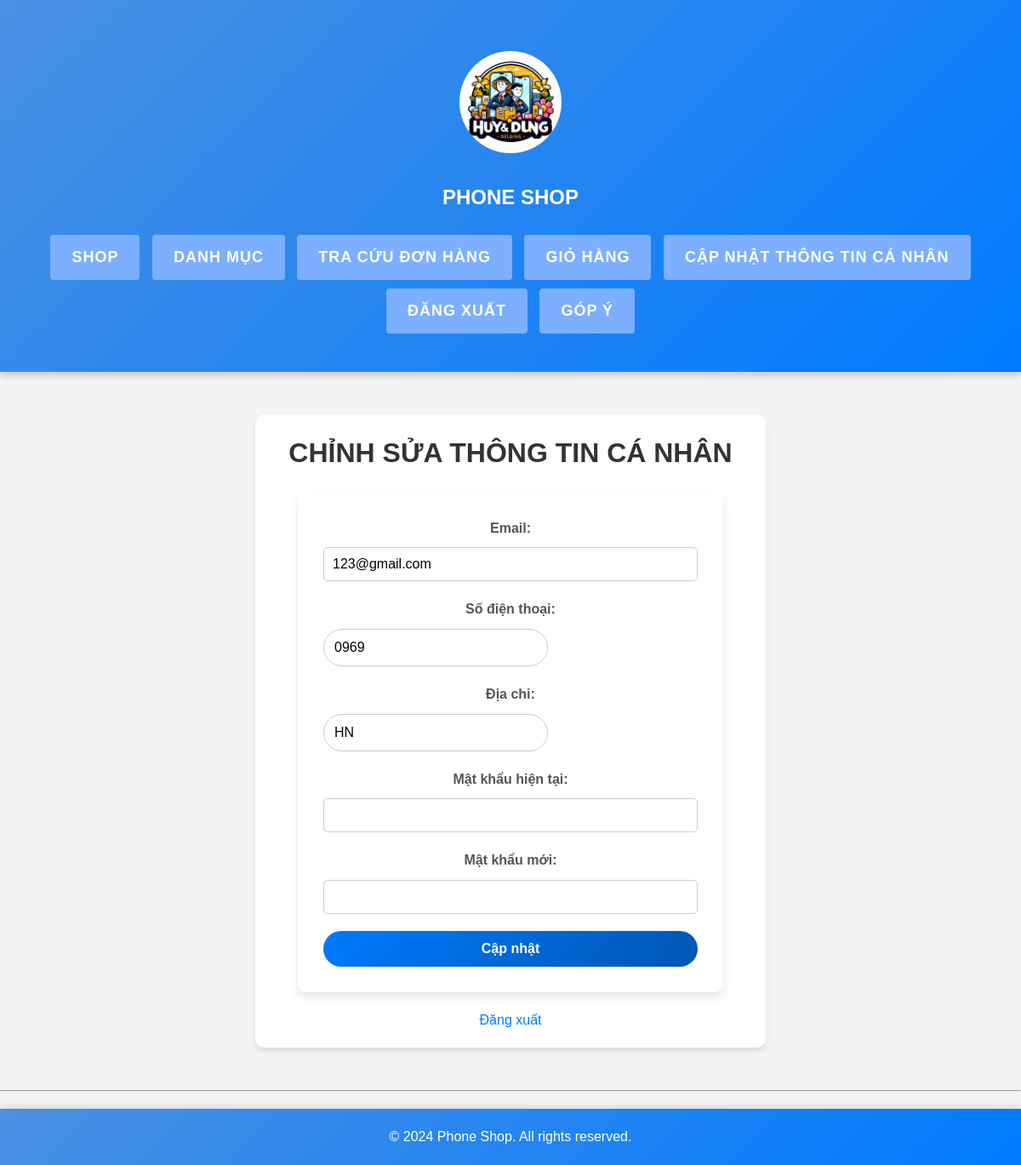
The app's page /phone_shop/profile.php (signed in) with its own data.
### tables this page shows
CREATE TABLE `users` (
  `user_id` int(11) NOT NULL,
  `username` varchar(50) NOT NULL,
  `password` varchar(255) NOT NULL,
  `email` varchar(100) NOT NULL,
  `created_at` timestamp NOT NULL DEFAULT current_timestamp(),
  `phone` varchar(15) DEFAULT NULL,
  `address` varchar(25) DEFAULT NULL
);

### phone_shop/profile.php (the view, shortened to what this page needs)
<?php
include '../phone_shop/includes/header.php';
$user_id = $_SESSION['user_id'];
$db = connect();
$stmt = $db->prepare("SELECT username, email, phone, address FROM users WHERE user_id = :user_id");
$stmt->bindParam(':user_id', $user_id, PDO::PARAM_INT);
$stmt->execute();
$user = $stmt->fetch(PDO::FETCH_ASSOC);
?>
<!DOCTYPE html>
<html lang="vi">
<head>
</head>
<body>
    <div class="container">
        <h2>Chỉnh sửa thông tin cá nhân</h2>
        <form method="post">
            <div class="form-group">
                <label for="email">Email:</label>
                <input type="email" name="email" id="email" value="<?php echo htmlspecialchars($user['email']); ?>" required>
            </div>
            <div class="form-group">
                <label for="phone">Số điện thoại:</label>
                <input type="text" name="phone" id="phone" value="<?php echo htmlspecialchars($user['phone']); ?>" required>
            </div>
            <div class="form-group">
                <label for="address">Địa chỉ:</label>
                <input type="text" name="address" id="address" value="<?php echo htmlspecialchars($user['address']); ?>" required>
            </div>
            <div class="form-group">
                <label for="password">Mật khẩu hiện tại:</label>
                <input type="password" name="password" id="password">
            </div>
            <div class="form-group">
                <label for="new_password">Mật khẩu mới:</label>
                <input type="password" name="new_password" id="new_password">
            </div>
            <button type="submit">Cập nhật</button>
        </form>
        <a href="logout.php">Đăng xuất</a>
    </div>
</body>
</html>
<?php include __DIR__ . '/includes/footer.php'; ?>

### phone_shop/assets/css/style.css (style rules this page uses)
* { margin: 0; padding: 0; box-sizing: border-box; font-family: Arial, sans-serif; }
body { background-color: #e9eef3; color: #333; line-height: 1.6; }
h2 { color: #333; font-size: 32px; margin-bottom: 20px; text-align: center; text-transform: uppercase; }
form { text-align: center; margin: 20px 0; }
form input[type="text"] { padding: 12px; width: 60%; border: 1px solid #ccc; border-radius: 25px; transition: box-shadow 0.3s ease; }
form button { padding: 12px 20px; background: linear-gradient(135deg, #7cafff, #5f98e3); color: #fff; border: none; border-radius: 25px; cursor: pointer; font-weight: bold; transition: background-color 0.3s ease, transform 0.2s ease; }
form { background: #fff; padding: 30px; border-radius: 10px; max-width: 500px; margin: 0 auto; box-shadow: 0 6px 12px rgba(0, 0, 0, 0.1); text-align: center; }
form input { display: block; width: 100%; padding: 12px; margin: 10px 0; border: 1px solid #ccc; border-radius: 5px; font-size: 16px; box-sizing: border-box; }
form button { background: linear-gradient(135deg, #007aff, #0056b3); color: #fff; border: none; padding: 12px 20px; border-radius: 25px; cursor: pointer; font-size: 16px; font-weight: bold; transition: all 0.3s ease; width: 100%; }

### phone_shop/profile.php (style rules this page uses)
body { font-family: Arial, sans-serif; background-color: #f4f4f4; margin: 0; padding: 0; }
.container { max-width: 600px; margin: 50px auto; background-color: white; padding: 20px; border-radius: 10px; box-shadow: 0 4px 6px rgba(0, 0, 0, 0.1); }
h2 { text-align: center; color: #333; }
.form-group { margin-bottom: 20px; }
label { font-weight: bold; color: #555; display: block; margin-bottom: 5px; }
input[type="email"], input[type="text"], input[type="password"] { width: 100%; padding: 10px; font-size: 16px; border: 1px solid #ccc; border-radius: 5px; box-sizing: border-box; }
button { display: block; width: 100%; padding: 10px; font-size: 16px; color: white; background-color: #007bff; border: none; border-radius: 5px; cursor: pointer; font-weight: bold; }
a { display: block; text-align: center; color: #007bff; text-decoration: none; margin-top: 20px; }

### records on screen
users: email "123@gmail.com", phone "0969", address "HN"
